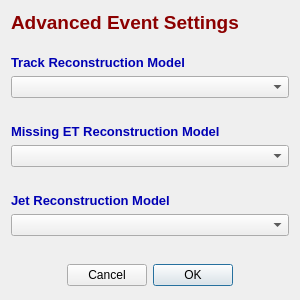
<?xml version="1.0" encoding="UTF-8"?>
<ui version="4.0">
 <class>Dialog</class>
 <widget class="AAdvancedEventSettings" name="Dialog">
  <property name="geometry">
   <rect>
    <x>0</x>
    <y>0</y>
    <width>300</width>
    <height>300</height>
   </rect>
  </property>
  <property name="sizePolicy">
   <sizepolicy hsizetype="Fixed" vsizetype="Fixed">
    <horstretch>0</horstretch>
    <verstretch>0</verstretch>
   </sizepolicy>
  </property>
  <property name="minimumSize">
   <size>
    <width>300</width>
    <height>300</height>
   </size>
  </property>
  <property name="windowTitle">
   <string>Advanced Event Settings</string>
  </property>
  <property name="modal">
   <bool>true</bool>
  </property>
  <layout class="QVBoxLayout" name="verticalLayout_4">
   <item>
    <widget class="QLabel" name="label">
     <property name="font">
      <font>
       <pointsize>14</pointsize>
       <weight>75</weight>
       <bold>true</bold>
      </font>
     </property>
     <property name="styleSheet">
      <string notr="true">color: rgb(140, 0, 0);</string>
     </property>
     <property name="text">
      <string>Advanced Event Settings</string>
     </property>
    </widget>
   </item>
   <item>
    <spacer name="verticalSpacer">
     <property name="orientation">
      <enum>Qt::Vertical</enum>
     </property>
     <property name="sizeType">
      <enum>QSizePolicy::Fixed</enum>
     </property>
     <property name="sizeHint" stdset="0">
      <size>
       <width>20</width>
       <height>15</height>
      </size>
     </property>
    </spacer>
   </item>
   <item>
    <layout class="QVBoxLayout" name="verticalLayout">
     <item>
      <widget class="QLabel" name="label_4">
       <property name="font">
        <font>
         <pointsize>10</pointsize>
         <weight>75</weight>
         <bold>true</bold>
        </font>
       </property>
       <property name="styleSheet">
        <string notr="true">color: rgb(0, 0, 180);</string>
       </property>
       <property name="text">
        <string>Track Reconstruction Model</string>
       </property>
      </widget>
     </item>
     <item>
      <widget class="QComboBox" name="TrackComboBox">
       <property name="enabled">
        <bool>true</bool>
       </property>
       <property name="font">
        <font>
         <pointsize>9</pointsize>
         <weight>50</weight>
         <bold>false</bold>
         <underline>false</underline>
         <strikeout>false</strikeout>
         <kerning>true</kerning>
        </font>
       </property>
       <property name="contextMenuPolicy">
        <enum>Qt::DefaultContextMenu</enum>
       </property>
       <property name="layoutDirection">
        <enum>Qt::LeftToRight</enum>
       </property>
       <property name="autoFillBackground">
        <bool>false</bool>
       </property>
       <property name="editable">
        <bool>false</bool>
       </property>
       <property name="insertPolicy">
        <enum>QComboBox::InsertAtBottom</enum>
       </property>
       <property name="sizeAdjustPolicy">
        <enum>QComboBox::AdjustToContentsOnFirstShow</enum>
       </property>
       <property name="duplicatesEnabled">
        <bool>false</bool>
       </property>
       <property name="frame">
        <bool>true</bool>
       </property>
       <property name="modelColumn">
        <number>0</number>
       </property>
      </widget>
     </item>
     <item>
      <spacer name="verticalSpacer_3">
       <property name="orientation">
        <enum>Qt::Vertical</enum>
       </property>
       <property name="sizeType">
        <enum>QSizePolicy::Fixed</enum>
       </property>
       <property name="sizeHint" stdset="0">
        <size>
         <width>20</width>
         <height>20</height>
        </size>
       </property>
      </spacer>
     </item>
    </layout>
   </item>
   <item>
    <layout class="QVBoxLayout" name="verticalLayout_2">
     <item>
      <widget class="QLabel" name="label_3">
       <property name="font">
        <font>
         <pointsize>10</pointsize>
         <weight>75</weight>
         <bold>true</bold>
        </font>
       </property>
       <property name="styleSheet">
        <string notr="true">color: rgb(0, 0, 180);</string>
       </property>
       <property name="text">
        <string>Missing ET Reconstruction Model</string>
       </property>
      </widget>
     </item>
     <item>
      <widget class="QComboBox" name="MisEtComboBox">
       <property name="enabled">
        <bool>true</bool>
       </property>
       <property name="font">
        <font>
         <pointsize>9</pointsize>
         <weight>50</weight>
         <bold>false</bold>
         <underline>false</underline>
         <strikeout>false</strikeout>
         <kerning>true</kerning>
        </font>
       </property>
       <property name="contextMenuPolicy">
        <enum>Qt::DefaultContextMenu</enum>
       </property>
       <property name="layoutDirection">
        <enum>Qt::LeftToRight</enum>
       </property>
       <property name="autoFillBackground">
        <bool>false</bool>
       </property>
       <property name="editable">
        <bool>false</bool>
       </property>
       <property name="insertPolicy">
        <enum>QComboBox::InsertAtBottom</enum>
       </property>
       <property name="sizeAdjustPolicy">
        <enum>QComboBox::AdjustToContentsOnFirstShow</enum>
       </property>
       <property name="duplicatesEnabled">
        <bool>false</bool>
       </property>
       <property name="frame">
        <bool>true</bool>
       </property>
       <property name="modelColumn">
        <number>0</number>
       </property>
      </widget>
     </item>
     <item>
      <spacer name="verticalSpacer_4">
       <property name="orientation">
        <enum>Qt::Vertical</enum>
       </property>
       <property name="sizeType">
        <enum>QSizePolicy::Fixed</enum>
       </property>
       <property name="sizeHint" stdset="0">
        <size>
         <width>20</width>
         <height>20</height>
        </size>
       </property>
      </spacer>
     </item>
    </layout>
   </item>
   <item>
    <layout class="QVBoxLayout" name="verticalLayout_3">
     <item>
      <widget class="QLabel" name="label_2">
       <property name="font">
        <font>
         <pointsize>10</pointsize>
         <weight>75</weight>
         <bold>true</bold>
        </font>
       </property>
       <property name="styleSheet">
        <string notr="true">color: rgb(0, 0, 180);</string>
       </property>
       <property name="text">
        <string>Jet Reconstruction Model</string>
       </property>
      </widget>
     </item>
     <item>
      <widget class="QComboBox" name="JetComboBox">
       <property name="enabled">
        <bool>true</bool>
       </property>
       <property name="font">
        <font>
         <pointsize>9</pointsize>
         <weight>50</weight>
         <bold>false</bold>
         <underline>false</underline>
         <strikeout>false</strikeout>
         <kerning>true</kerning>
        </font>
       </property>
       <property name="contextMenuPolicy">
        <enum>Qt::DefaultContextMenu</enum>
       </property>
       <property name="layoutDirection">
        <enum>Qt::LeftToRight</enum>
       </property>
       <property name="autoFillBackground">
        <bool>false</bool>
       </property>
       <property name="editable">
        <bool>false</bool>
       </property>
       <property name="insertPolicy">
        <enum>QComboBox::InsertAtBottom</enum>
       </property>
       <property name="sizeAdjustPolicy">
        <enum>QComboBox::AdjustToContentsOnFirstShow</enum>
       </property>
       <property name="duplicatesEnabled">
        <bool>false</bool>
       </property>
       <property name="frame">
        <bool>true</bool>
       </property>
       <property name="modelColumn">
        <number>0</number>
       </property>
      </widget>
     </item>
     <item>
      <spacer name="verticalSpacer_5">
       <property name="orientation">
        <enum>Qt::Vertical</enum>
       </property>
       <property name="sizeType">
        <enum>QSizePolicy::Fixed</enum>
       </property>
       <property name="sizeHint" stdset="0">
        <size>
         <width>20</width>
         <height>20</height>
        </size>
       </property>
      </spacer>
     </item>
    </layout>
   </item>
   <item>
    <widget class="QDialogButtonBox" name="buttonBox">
     <property name="sizePolicy">
      <sizepolicy hsizetype="Expanding" vsizetype="Expanding">
       <horstretch>0</horstretch>
       <verstretch>0</verstretch>
      </sizepolicy>
     </property>
     <property name="minimumSize">
      <size>
       <width>0</width>
       <height>0</height>
      </size>
     </property>
     <property name="maximumSize">
      <size>
       <width>500</width>
       <height>50</height>
      </size>
     </property>
     <property name="layoutDirection">
      <enum>Qt::RightToLeft</enum>
     </property>
     <property name="orientation">
      <enum>Qt::Horizontal</enum>
     </property>
     <property name="standardButtons">
      <set>QDialogButtonBox::Cancel|QDialogButtonBox::Ok</set>
     </property>
     <property name="centerButtons">
      <bool>true</bool>
     </property>
    </widget>
   </item>
  </layout>
 </widget>
 <customwidgets>
  <customwidget>
   <class>AAdvancedEventSettings</class>
   <extends>QDialog</extends>
   <header>AAdvancedEventSettings.h</header>
   <container>1</container>
  </customwidget>
 </customwidgets>
 <resources/>
 <connections>
  <connection>
   <sender>buttonBox</sender>
   <signal>accepted()</signal>
   <receiver>Dialog</receiver>
   <slot>accept()</slot>
   <hints>
    <hint type="sourcelabel">
     <x>230</x>
     <y>284</y>
    </hint>
    <hint type="destinationlabel">
     <x>157</x>
     <y>274</y>
    </hint>
   </hints>
  </connection>
  <connection>
   <sender>buttonBox</sender>
   <signal>rejected()</signal>
   <receiver>Dialog</receiver>
   <slot>reject()</slot>
   <hints>
    <hint type="sourcelabel">
     <x>230</x>
     <y>290</y>
    </hint>
    <hint type="destinationlabel">
     <x>286</x>
     <y>274</y>
    </hint>
   </hints>
  </connection>
 </connections>
</ui>
